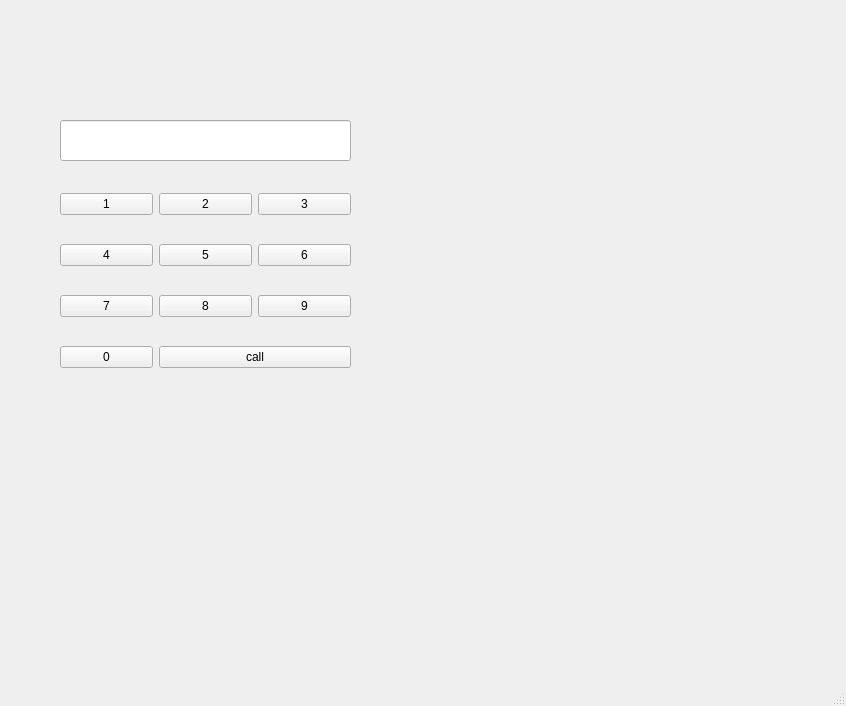
<?xml version="1.0" encoding="UTF-8"?>
<ui version="4.0">
 <class>MainWindow</class>
 <widget class="QMainWindow" name="MainWindow">
  <property name="geometry">
   <rect>
    <x>0</x>
    <y>0</y>
    <width>846</width>
    <height>706</height>
   </rect>
  </property>
  <property name="windowTitle">
   <string>MainWindow</string>
  </property>
  <widget class="QWidget" name="centralwidget">
   <widget class="QLineEdit" name="le">
    <property name="geometry">
     <rect>
      <x>60</x>
      <y>120</y>
      <width>291</width>
      <height>41</height>
     </rect>
    </property>
    <property name="alignment">
     <set>Qt::AlignRight|Qt::AlignTrailing|Qt::AlignVCenter</set>
    </property>
   </widget>
   <widget class="QWidget" name="layoutWidget">
    <property name="geometry">
     <rect>
      <x>60</x>
      <y>170</y>
      <width>291</width>
      <height>221</height>
     </rect>
    </property>
    <layout class="QGridLayout" name="gridLayout">
     <item row="0" column="0">
      <widget class="QPushButton" name="pb1">
       <property name="text">
        <string>1</string>
       </property>
      </widget>
     </item>
     <item row="0" column="1">
      <widget class="QPushButton" name="pb2">
       <property name="text">
        <string>2</string>
       </property>
      </widget>
     </item>
     <item row="0" column="2">
      <widget class="QPushButton" name="pb3">
       <property name="text">
        <string>3</string>
       </property>
      </widget>
     </item>
     <item row="1" column="0">
      <widget class="QPushButton" name="pb4">
       <property name="text">
        <string>4</string>
       </property>
      </widget>
     </item>
     <item row="1" column="1">
      <widget class="QPushButton" name="pb5">
       <property name="text">
        <string>5</string>
       </property>
      </widget>
     </item>
     <item row="1" column="2">
      <widget class="QPushButton" name="pb6">
       <property name="text">
        <string>6</string>
       </property>
      </widget>
     </item>
     <item row="2" column="0">
      <widget class="QPushButton" name="pb7">
       <property name="text">
        <string>7</string>
       </property>
      </widget>
     </item>
     <item row="2" column="1">
      <widget class="QPushButton" name="pb8">
       <property name="text">
        <string>8</string>
       </property>
      </widget>
     </item>
     <item row="2" column="2">
      <widget class="QPushButton" name="pb9">
       <property name="text">
        <string>9</string>
       </property>
      </widget>
     </item>
     <item row="3" column="0">
      <widget class="QPushButton" name="pb0">
       <property name="text">
        <string>0</string>
       </property>
      </widget>
     </item>
     <item row="3" column="1" colspan="2">
      <widget class="QPushButton" name="call">
       <property name="text">
        <string>call</string>
       </property>
      </widget>
     </item>
    </layout>
   </widget>
  </widget>
  <widget class="QMenuBar" name="menubar">
   <property name="geometry">
    <rect>
     <x>0</x>
     <y>0</y>
     <width>846</width>
     <height>21</height>
    </rect>
   </property>
  </widget>
  <widget class="QStatusBar" name="statusbar"/>
 </widget>
 <resources/>
 <connections/>
</ui>
